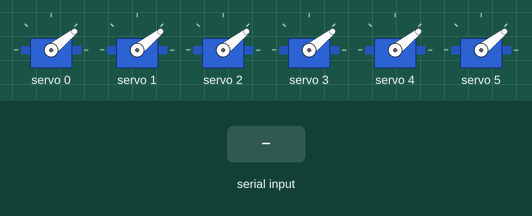
Simulated run of this sketch. Board: Arduino Uno, built with avr-gcc and run on an emulated ATmega328P. On the bench: 6 × servo. The inputs (shaded band) are chosen by the test bench.

Above: at 2.0 s.
2.1 s: "R" received over Serial
At 2.8 s:
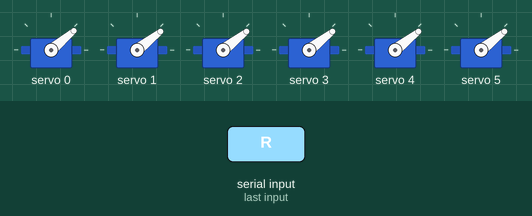
3.6 s: byte 70 ('F') received over Serial
At 3.9 s:
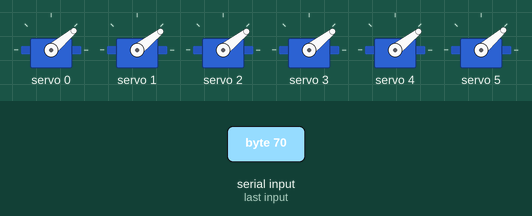
5.1 s: "L" received over Serial
At 6.3 s:
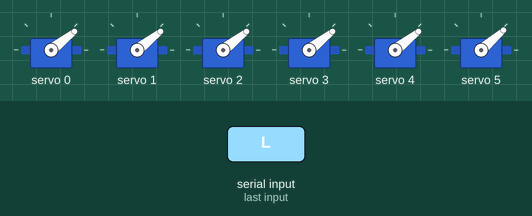
6.6 s: "C" received over Serial
At 7.4 s:
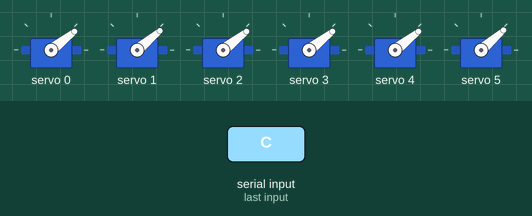
8.1 s: byte 102 ('f') received over Serial
At 8.5 s:
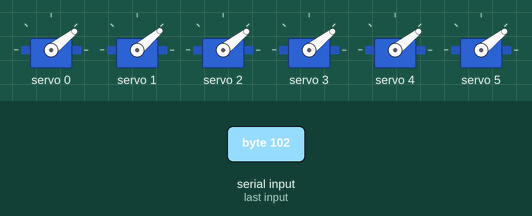
9.6 s: "P" received over Serial
At 10.9 s:
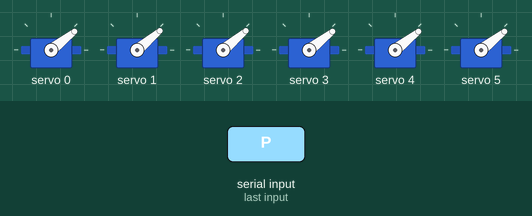
Timing chart, 0 to 12.1 s (numbered marks = the images above; inputs shaded):
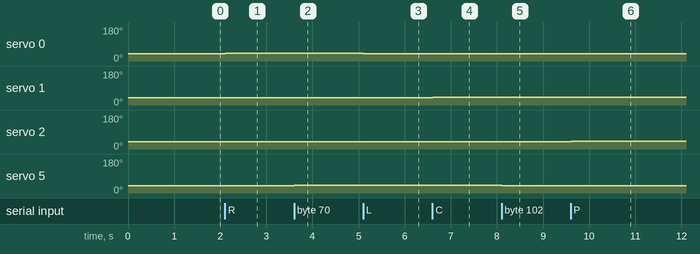

Measured:
- after the input at 2.1 s, servo 0: 38° → 40° at once
- after the input at 3.6 s, servo 5: 38° → 41° at once
- after the input at 5.1 s, servo 0: 40° → 38° at once
- after the input at 6.6 s, servo 1: 38° → 40° at once
- after the input at 8.1 s, servo 5: 41° → 38° at once
- after the input at 9.6 s, servo 2: 38° → 40° at once

The sketch:

arm_controller_pca9685.ino
```cpp
/******************************************************************************
  6-DOF Robot Arm Controller (Arduino + PCA9685 + 6 Servos)
  - PCA9685 I2C: SDA=A4, SCL=A5, VCC=5V, GND=GND
  - Servos on PCA9685 channels 0..5
  - Receives single-character commands over Serial (HC-05 recommended)
  - Baud: 4800

  IMPORTANT:
  - Power servos from an EXTERNAL supply via PCA9685 V+
  - Tie all grounds together (Arduino GND, PCA9685 GND, Servo PSU GND)

******************************************************************************/

#include <Wire.h>
#include "HCPCA9685.h"

#define I2CAdd 0x40
HCPCA9685 pca(I2CAdd);

// PCA9685 channel assignments
const uint8_t CH_BASE      = 0;
const uint8_t CH_SHOULDER  = 1;
const uint8_t CH_ELBOW     = 2;
const uint8_t CH_WRIST_P   = 3;
const uint8_t CH_WRIST_R   = 4;
const uint8_t CH_GRIPPER   = 5;

// Parking angles (tune for your arm)
int pos_base     = 90;
int pos_shoulder = 90;
int pos_elbow    = 90;
int pos_wrist_p  = 90;
int pos_wrist_r  = 90;
int pos_gripper  = 90;

// Limits (tune to avoid collisions)
const int MIN_BASE     = 0,   MAX_BASE     = 180;
const int MIN_SHOULDER = 10,  MAX_SHOULDER = 170;
const int MIN_ELBOW    = 10,  MAX_ELBOW    = 170;
const int MIN_WRIST_P  = 10,  MAX_WRIST_P  = 170;
const int MIN_WRIST_R  = 0,   MAX_WRIST_R  = 180;
const int MIN_GRIPPER  = 20,  MAX_GRIPPER  = 140;

// Step sizes (feel)
const int STEP_BASE     = 4;
const int STEP_SHOULDER = 4;
const int STEP_ELBOW    = 4;
const int STEP_WRIST_P  = 4;
const int STEP_WRIST_R  = 6;
const int STEP_GRIPPER  = 6;

const int BAUD = 4800;
const int RESPONSE_DELAY_MS = 5;

static inline int clampi(int v, int lo, int hi) {
  if (v < lo) return lo;
  if (v > hi) return hi;
  return v;
}

void writeServo(uint8_t ch, int angle) {
  angle = clampi(angle, 0, 180);
  pca.Servo(ch, angle);
}

void applyAll() {
  writeServo(CH_BASE,     pos_base);
  writeServo(CH_SHOULDER, pos_shoulder);
  writeServo(CH_ELBOW,    pos_elbow);
  writeServo(CH_WRIST_P,  pos_wrist_p);
  writeServo(CH_WRIST_R,  pos_wrist_r);
  writeServo(CH_GRIPPER,  pos_gripper);
}

void setup() {
  Serial.begin(BAUD);

  pca.Init(SERVO_MODE);
  pca.Sleep(false);

  delay(800);
  applyAll(); // park
}

void loop() {
  if (Serial.available() <= 0) return;

  char cmd = (char)Serial.read();

  // Base yaw
  if      (cmd == 'L') pos_base = clampi(pos_base - STEP_BASE, MIN_BASE, MAX_BASE);
  else if (cmd == 'R') pos_base = clampi(pos_base + STEP_BASE, MIN_BASE, MAX_BASE);

  // Shoulder pitch
  else if (cmd == 'C') pos_shoulder = clampi(pos_shoulder + STEP_SHOULDER, MIN_SHOULDER, MAX_SHOULDER);
  else if (cmd == 'c') pos_shoulder = clampi(pos_shoulder - STEP_SHOULDER, MIN_SHOULDER, MAX_SHOULDER);

  // Elbow pitch
  else if (cmd == 'P') pos_elbow = clampi(pos_elbow + STEP_ELBOW, MIN_ELBOW, MAX_ELBOW);
  else if (cmd == 'p') pos_elbow = clampi(pos_elbow - STEP_ELBOW, MIN_ELBOW, MAX_ELBOW);

  // Wrist pitch
  else if (cmd == 'U') pos_wrist_p = clampi(pos_wrist_p + STEP_WRIST_P, MIN_WRIST_P, MAX_WRIST_P);
  else if (cmd == 'G') pos_wrist_p = clampi(pos_wrist_p - STEP_WRIST_P, MIN_WRIST_P, MAX_WRIST_P);

  // Wrist roll
  else if (cmd == 'O') pos_wrist_r = clampi(pos_wrist_r + STEP_WRIST_R, MIN_WRIST_R, MAX_WRIST_R);
  else if (cmd == 'S') pos_wrist_r = clampi(pos_wrist_r - STEP_WRIST_R, MIN_WRIST_R, MAX_WRIST_R);

  // Gripper
  else if (cmd == 'F') pos_gripper = clampi(pos_gripper + STEP_GRIPPER, MIN_GRIPPER, MAX_GRIPPER);
  else if (cmd == 'f') pos_gripper = clampi(pos_gripper - STEP_GRIPPER, MIN_GRIPPER, MAX_GRIPPER);
  else return; // ignore unknown

  applyAll();
  delay(RESPONSE_DELAY_MS);
}
```
